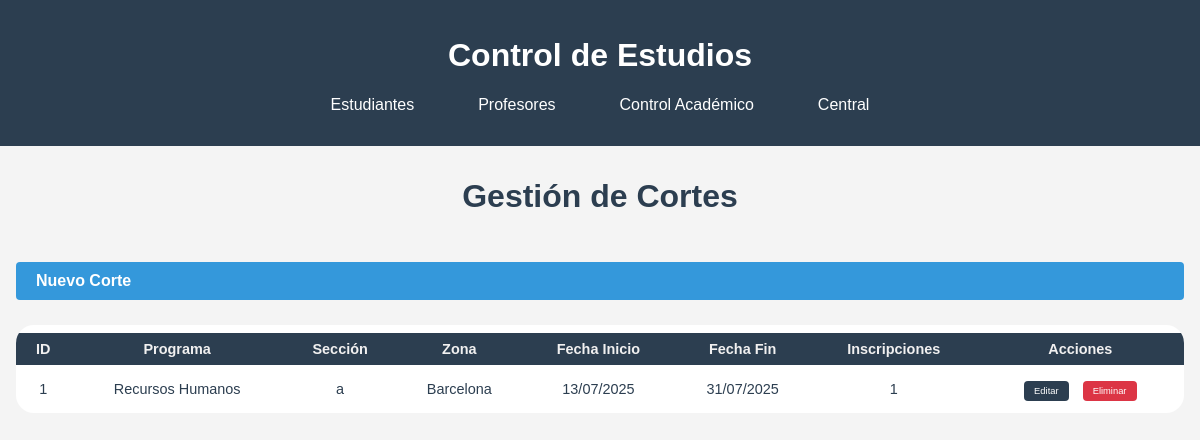
Page /control_academico/cortes on the committed database.
### modulos/control_academico/models.py (models this page shows, shortened)
class Corte(db.Model):
    __tablename__ = 'cortes'
    id = db.Column(db.Integer, primary_key=True)
    programa_id = db.Column(db.Integer, db.ForeignKey('programas.id'), nullable=False)
    seccion = db.Column(db.String(20), nullable=False)
    zona = db.Column(db.String(50), nullable=False)
    fecha_inicio = db.Column(db.Date, nullable=False)
    fecha_fin = db.Column(db.Date, nullable=False)
    programa = db.relationship('Programa', back_populates='cortes')
    inscripciones = db.relationship('Inscripcion', back_populates='corte')
    asignaciones = db.relationship('AsignacionMateria', back_populates='corte')

class Programa(db.Model):
    __tablename__ = 'programas'
    id = db.Column(db.Integer, primary_key=True)
    nombre = db.Column(db.String(100), nullable=False)
    carrera_id = db.Column(db.Integer, db.ForeignKey('carreras.id'), nullable=False)
    carrera = db.relationship('Carrera', back_populates='programas')
    materias = db.relationship('Materia', back_populates='programa')
    cortes = db.relationship('Corte', back_populates='programa')

### modulos/control_academico/routes.py (the view)
@bp.route('/cortes')
def listar_cortes():
    cortes = Corte.query.all()
    programas = Programa.query.all()
    return render_template('control_academico/cortes.html',
                         cortes=cortes, programas=programas)

### modulos/control_academico/templates/control_academico/cortes.html (shortened to what this page needs)
{% extends "central/base.html" %}
{% block content %}
<div class="welcome-container">
    <h1 class="titulo-estudiantes">Gestión de Cortes</h1>
    <div class="tabla-estudiantes-contenedor">
        <a href="{{ url_for('control_academico.crear_corte') }}" class="btn-nuevo-estudiante">Nuevo Corte</a>
        <table class="tabla-estudiantes">
            <thead>
                <tr>
                    <th>ID</th>
                    <th>Programa</th>
                    <th>Sección</th>
                    <th>Zona</th>
                    <th>Fecha Inicio</th>
                    <th>Fecha Fin</th>
                    <th>Inscripciones</th>
                    <th>Acciones</th>
                </tr>
            </thead>
            <tbody>
                {% for corte in cortes %}
                <tr>
                    <td>{{ corte.id }}</td>
                    <td>{{ corte.programa.nombre }}</td>
                    <td>{{ corte.seccion }}</td>
                    <td>{{ corte.zona }}</td>
                    <td>{{ corte.fecha_inicio.strftime('%d/%m/%Y') }}</td>
                    <td>{{ corte.fecha_fin.strftime('%d/%m/%Y') }}</td>
                    <td>{{ corte.inscripciones|length }}</td>
                    <td>
                        <a href="{{ url_for('control_academico.editar_corte', id=corte.id) }}" class="btn-accion editar">Editar</a>
                        <a href="{{ url_for('control_academico.eliminar_corte', id=corte.id) }}" class="btn-accion eliminar" onclick="return confirm('¿Estás seguro de que quieres eliminar este corte?')">Eliminar</a>
                    </td>
                </tr>
                {% endfor %}
            </tbody>
        </table>
    </div>
</div>
{% endblock %}

### modulos/static/css/style.css (style rules this page uses)
body { font-family: Arial, sans-serif; margin: 0; padding: 0; background-color: #f4f4f4; }
.welcome-container { max-width: 1200px; margin: 2rem auto; padding: 0 1rem; }
.welcome-container h1 { text-align: center; color: #2c3e50; margin-bottom: 2rem; }
.titulo-estudiantes { text-align: center; margin-top: 20px; color: #2c3e50; }
a { text-decoration: none ; }
.btn-nuevo-estudiante { text-decoration: none; display: block; margin: 15px auto 25px auto; padding: 10px 20px; background-color: #3498db; color: white; border: none; border-radius: 4px; font-weight: bold; cursor: pointer; transition: background 0.2s; }
.tabla-estudiantes-contenedor { overflow-x: auto; margin: 0 auto; max-width: 2000px; }
.tabla-estudiantes { width: 100%; max-width: 1500; margin: 0 auto 30px auto; border-collapse: separate; border-spacing: 0 8px; border-radius: 18px; margin-bottom: 30px; background: #fff; overflow: hidden; }
.tabla-estudiantes th, .tabla-estudiantes td { padding: 8px 12px; text-align: center; }
.tabla-estudiantes, .tabla-estudiantes th, .tabla-estudiantes td { font-family: Arial, sans-serif; font-size: 0.95em; color: #2c3e50; }
.tabla-estudiantes th { background-color: #2c3e50; color: #f1f0f0; }
.btn-accion { padding: 2px 6px; border-radius: 2px; text-decoration: none; font-size: 0.65em; margin: 0 1px; }
.btn-accion.editar { background: #2c3e50; color: white; }
.btn-accion.eliminar { background: #2c3e50; color: white; }
.btn-accion { padding: 5px 10px; border-radius: 4px; text-decoration: none; color: white; margin: 0 5px; }
.btn-accion.eliminar { background-color: #dc3545; }

### rows in the picture
Corte: id "1", programa.nombre "Recursos Humanos", seccion "a", zona "Barcelona", fecha_inicio "13/07/2025", fecha_fin "31/07/2025", inscripciones|length "1"
